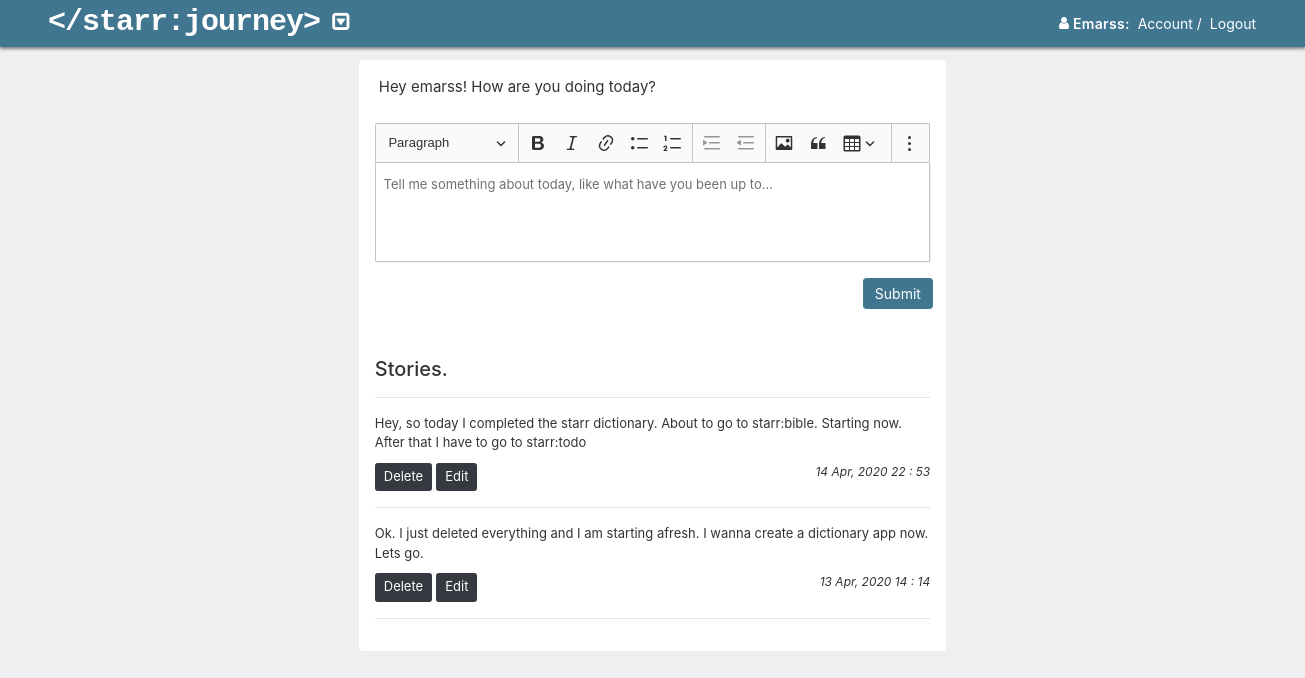
The app's page /journey/ (signed in), older data.
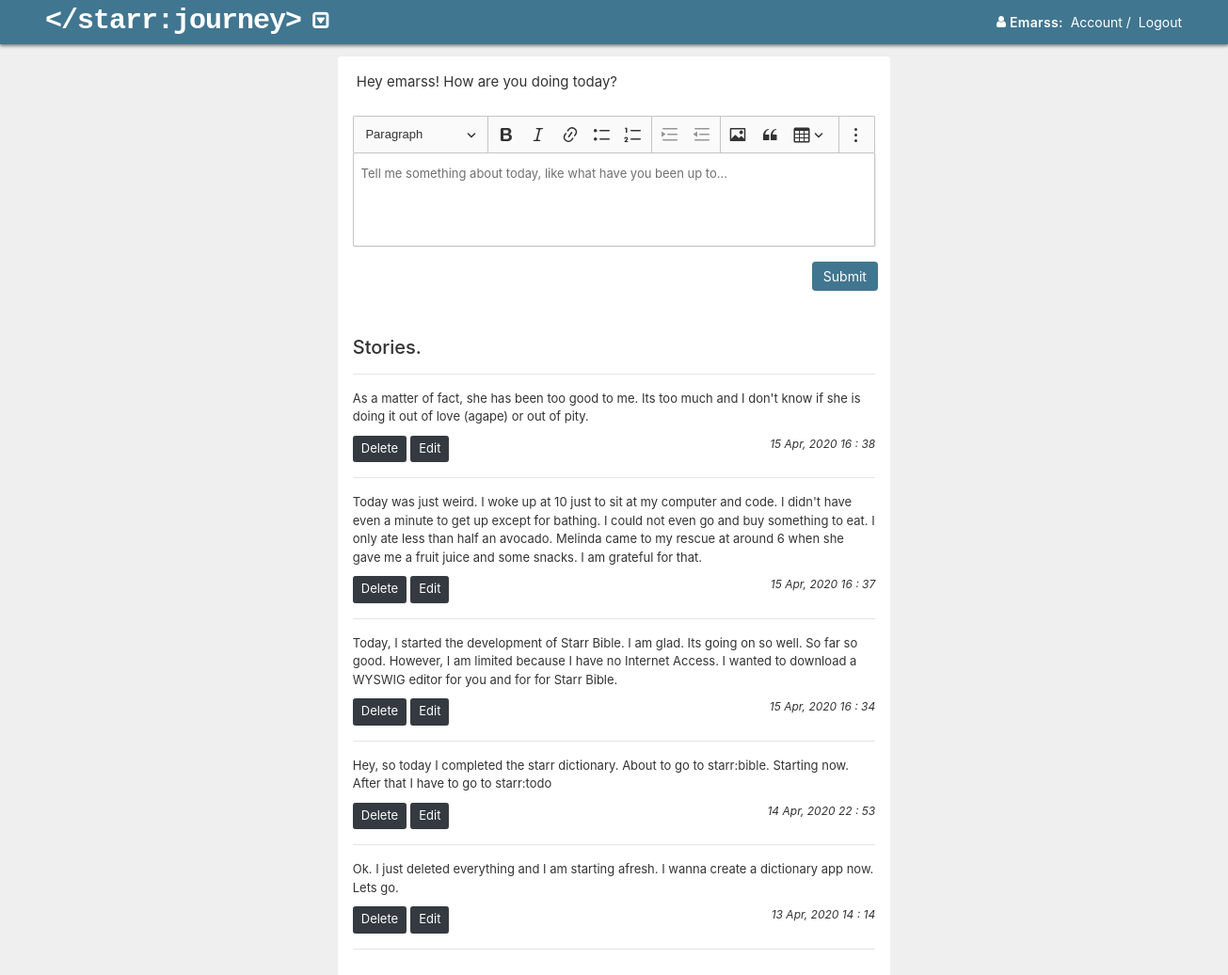
The same page, newer data.
### journey/models.py (models this page shows, shortened)
class Journey(models.Model):
	story			= models.TextField();
	user			= models.ForeignKey(User, on_delete=models.CASCADE)
	created_at		= models.DateTimeField(auto_now=True)
	updated_at		= models.DateTimeField(auto_now_add=True)

### journey/views.py (the view)
# urls.py: path('', views.home, name='home'),
@login_required
def home(request, *args, **kwargs):
	context = {}
	if "message" in request.session:
		context['message'] = request.session['message']
		del request.session["message"]
	if "error" in request.session:
		context['error'] = request.session['error']
		del request.session["error"]
	queryset = Journey.objects.filter(user=request.user).order_by("-id")
	context['objects'] = queryset
	context['form'] = StoryForm()
	return render(request, 'journey_home.html', context)

### journey/forms.py
class StoryForm(forms.Form):
	story = forms.CharField()

### journey/templates/journey_home.html (shortened to what this page needs)
{% extends "base.html" %}
{% load static %}
{% block app_name %}journey{% endblock app_name %}
{% block content %}
	<div class="content">
		<div class="row star-journey-outer">
			<div class="star-journey col-6 offset-3 bg-white p-3 rounded">
				<div class="star-head">
					<p class="mb-4 px-1">
						Hey {{ request.user }}! How are you doing today?
					</p>
				</div>
				<div class="star-body">
					<form class="star-form mb-5" id="story_form" method="POST" action="{% url 'journey:home' %}">
						<div class="form-group">
						</div>
						<div class="form-group row">
							<div class="star-journey-sucess col-10"></div>
							<div class="col-2">
								<input type="submit" name="Submit" class="btn btn-primary btn-sm">
							</div>
						</div>
					</form>
					<div class="journey-story-head">
						<h5 class="h5">Stories.</h5>
					</div><hr>
					<div class="journey-stories">
						{% for object in objects %}
							{% include 'includes/story.html' %}
						{% empty %}
							<div class="journey-story">
								<p>Remember, you haven't told me any stories yet.</p>
							</div>
						{% endfor %}
					</div>
				</div>
			</div>
		</div>
	</div>
{% endblock content %}

### templates/base.html (shortened to what this page needs)
<!DOCTYPE html>
<html>
<head>
	{% load static %}
	{% include "includes/head.html" %}
</head>
<body>
	<header class="px-5">
		<div class="logo dropdown">
			<a href=""><span>&lt/starr:{% block app_name %} {% endblock app_name %}&gt</span></a>
			<a href="" class="text-white ml-2" data-toggle="dropdown"><i class="iconmoon icon-caret-square-o-down"></i></a>
		</div>
		<div class="links text-right text-white">
			<i class="icon-user"></i><span class="px-1 username">{{ request.user|title }}:</span>
			<a href="{% url 'logout' %}" class="text-white">Account</a><span class="px-1">/</span>
			<a href="{% url 'logout' %}" class="text-white">Logout</a>
		</div>
	</header>
	{% block content %} {% endblock content %}
</body>
</html>

### templates/includes/head.html (shortened to what this page needs)
{% load static %}
<link rel="stylesheet" type="text/css" href="{% static 'css/style.css' %}">
<link rel="stylesheet" type="text/css" href="{% static 'css/nav.css' %}">
<link rel="stylesheet" type="text/css" href="{% static 'css/bootstrap.css' %}">
<link rel="stylesheet" type="text/css" href="{% static 'css/icomoon.css' %}">

### journey/templates/includes/story.html
<div class="journey-story" id="story_id_{{ object.id }}">
	{% include 'includes/inner_story.html' %}
</div>
<div class="clearfix"></div><hr>

### journey/templates/includes/inner_story.html
<p>{{ object.story|safe  }}</p>
<a class="btn-xs btn-dark text-white btn px-2" onclick="deleteStory({{ object.id }})">Delete</a>
<a class="btn-xs btn-dark text-white btn px-2" onclick="editStory({{ object.id }})">Edit</a>
<cite class="float-right">{{ object.created_at|date:"d M, Y H : i" }}</cite>

### templates/includes/scripts.html (shortened to what this page needs)
{% load static %}

### home/static/css/style.css (style rules this page uses)
.star-journey-outer { padding: 0px 80px; }
.star-head p { font-weight: 400 !important; font-size: 15px; }
.star-body p { font-size: 13px; }
.journey-story cite { font-size: 12px; }
.btn-xs { padding: 3px 7px 4px !important; font-size: 13px !important; }

### home/static/css/nav.css (style rules this page uses)
body, html { min-width: 1280px; background-color: #efefef !important; }
header { width: 100%; position: fixed; background-color: #417690; padding: 0; z-index: 10000; box-shadow: 0px 2px 3px grey; }
.logo { width: 400px; float: left; }
.logo i { font-size: 20px !important; }
.logo span { font-size: 30px; color: #fff; letter-spacing: -1px; font-weight: bolder; font-family: monospace; }
.links { width: calc(100% - 401px); float: left; padding: 13px 0; font-size: 14px; }
.content { padding-top: 60px; position: relative; }
.username { font-weight: 600 !important; letter-spacing: 0.3px; }

### home/static/css/icomoon.css (style rules this page uses)
[class^="icon-"], [class*=" icon-"] { font-family: 'icomoon' !important; speak: none; font-style: normal; font-weight: normal; font-variant: normal; text-transform: none; line-height: 1; -webkit-font-smoothing: antialiased; -moz-osx-font-smoothing: grayscale; }
.icon-user:before { content: "\f007"; }
.icon-caret-square-o-down:before { content: "\f150"; }

Row changes from the older to the newer data that the page shows:
added Journey: story "As a matter of fact, she has been too good to me. Its too much and I don't know if she is doing it out of love (agape) or out of pity.", created_at "15 Apr, 2020 16 : 38"
added Journey: story "Today was just weird. I woke up at 10 just to sit at my computer and code. I didn't have even a minute to get up except for bathing. I could not even go and buy something to eat. I only ate less than half an avocado. Melinda came to my rescue at around 6 when she gave me a fruit juice and some snacks. I am grateful for that.", created_at "15 Apr, 2020 16 : 37"
added Journey: story "Today, I started the development of Starr Bible. I am glad. Its going on so well. So far so good. However, I am limited because I have no Internet Access. I wanted to download a WYSWIG editor for you and for for Starr Bible.", created_at "15 Apr, 2020 16 : 34"
